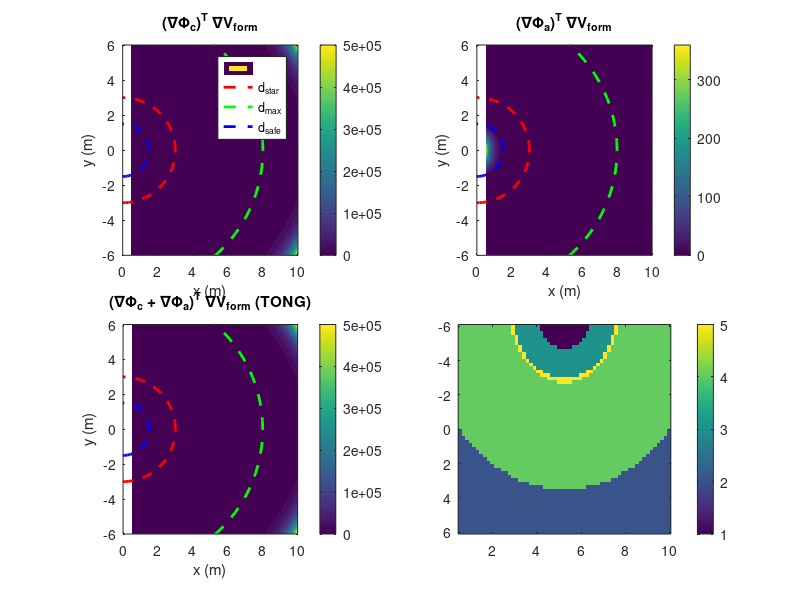

This figure's MATLAB source: (Note: this script raises an error after producing the figure.)
%% VE TICH CHEO GIUA CAC GRADIENT (Tong cac so hang trong V_dot)
% Xet 2 drone, drone 1 tai goc toa do, drone 2 tai (x,y)

clear; clc; close all;

%% THAM SO
d_star = 3.0;       % Khoang cach mong muon
d_max = 8.0;        % Nguong mat lien ket
d_safe = 1.5;       % Nguong va cham
omega = 2.0;        % Do doc sigmoid
alpha_avoid = 1.0;
muy = (1 + d_safe^4) / d_safe^4;

%% KHAO SAT TREN MIEN 2D
x = linspace(0.5, 10, 60);
y = linspace(-6, 6, 60);
[X, Y] = meshgrid(x, y);
d = sqrt(X.^2 + Y.^2);  % Khoang cach giua 2 drone

%% ========================================================================
%  1. TINH GRADIENT CUA TUNG HAM THE (theo vi tri drone 2)
%  ========================================================================
% ∇V = (dV/dd) * (x/d, y/d)

% Formation
dV_form_dd = (d.^2 - d_star^2) .* d;
Fx_form = dV_form_dd .* (X ./ (d + 1e-6));
Fy_form = dV_form_dd .* (Y ./ (d + 1e-6));

% Connectivity
a = 1 ./ (1 + exp(-omega * (d_max - d)));
V_conn = 1 ./ (4 * a + 1e-6);
[~, dV_conn_dd] = gradient(V_conn, d(1,:), d(:,1));
Fx_conn = dV_conn_dd .* (X ./ (d + 1e-6));
Fy_conn = dV_conn_dd .* (Y ./ (d + 1e-6));

% Obstacle
beta_grid = zeros(size(d));
for i = 1:size(d,1)
    for j = 1:size(d,2)
        if d(i,j) < d_safe
            rho = 1;
        else
            rho = 0;
        end
        diff_sq = (d(i,j)^2 - d_safe^2)^2;
        beta_grid(i,j) = (1 - muy * diff_sq / (1 + diff_sq))^rho;
        beta_grid(i,j) = max(beta_grid(i,j), 0);
    end
end
V_avoid = 1 ./ (beta_grid.^alpha_avoid + 1e-6);
[~, dV_avoid_dd] = gradient(V_avoid, d(1,:), d(:,1));
Fx_avoid = dV_avoid_dd .* (X ./ (d + 1e-6));
Fy_avoid = dV_avoid_dd .* (Y ./ (d + 1e-6));

%% ========================================================================
%  2. TINH CAC TICH VO HUONG (cac so hang trong V_dot)
%  ========================================================================
% Gia su v = -∇V_form (vi v_ref = -gradV_form va he thong bam)

% Tich (∇Φ_c)^T ∇V_form
dot_conn_form = Fx_conn .* Fx_form + Fy_conn .* Fy_form;

% Tich (∇Φ_a)^T ∇V_form
dot_avoid_form = Fx_avoid .* Fx_form + Fy_avoid .* Fy_form;

% Tong (∇Φ_c + ∇Φ_a)^T ∇V_form
dot_total = dot_conn_form + dot_avoid_form;

%% ========================================================================
%  3. VE CAC TICH VO HUONG
%  ========================================================================

figure('Position', [100, 100, 1600, 1200]);

% -------------------------------------------------------------------------
%  SUBPLOT 1: (∇Φ_c)^T ∇V_form
% -------------------------------------------------------------------------
subplot(2,2,1);
contourf(X, Y, dot_conn_form, 30, 'LineStyle', 'none');
colorbar;
hold on;
% Ve duong tron d_star, d_max, d_safe
theta = linspace(0, 2*pi, 100);
plot(d_star*cos(theta), d_star*sin(theta), 'r--', 'LineWidth', 2);
plot(d_max*cos(theta), d_max*sin(theta), 'g--', 'LineWidth', 2);
plot(d_safe*cos(theta), d_safe*sin(theta), 'b--', 'LineWidth', 2);
xlabel('x (m)'); ylabel('y (m)');
title('(∇Φ_c)^T ∇V_{form}');
axis equal;
xlim([0, 10]); ylim([-6, 6]);
legend('', 'd_{star}', 'd_{max}', 'd_{safe}', 'Location', 'best');

% -------------------------------------------------------------------------
%  SUBPLOT 2: (∇Φ_a)^T ∇V_form
% -------------------------------------------------------------------------
subplot(2,2,2);
contourf(X, Y, dot_avoid_form, 30, 'LineStyle', 'none');
colorbar;
hold on;
plot(d_star*cos(theta), d_star*sin(theta), 'r--', 'LineWidth', 2);
plot(d_max*cos(theta), d_max*sin(theta), 'g--', 'LineWidth', 2);
plot(d_safe*cos(theta), d_safe*sin(theta), 'b--', 'LineWidth', 2);
xlabel('x (m)'); ylabel('y (m)');
title('(∇Φ_a)^T ∇V_{form}');
axis equal;
xlim([0, 10]); ylim([-6, 6]);

% -------------------------------------------------------------------------
%  SUBPLOT 3: (∇Φ_c + ∇Φ_a)^T ∇V_form (TONG)
% -------------------------------------------------------------------------
subplot(2,2,3);
contourf(X, Y, dot_total, 30, 'LineStyle', 'none');
colorbar;
hold on;
plot(d_star*cos(theta), d_star*sin(theta), 'r--', 'LineWidth', 2);
plot(d_max*cos(theta), d_max*sin(theta), 'g--', 'LineWidth', 2);
plot(d_safe*cos(theta), d_safe*sin(theta), 'b--', 'LineWidth', 2);
xlabel('x (m)'); ylabel('y (m)');
title('(∇Φ_c + ∇Φ_a)^T ∇V_{form} (TONG)');
axis equal;
xlim([0, 10]); ylim([-6, 6]);

% -------------------------------------------------------------------------
%  SUBPLOT 4: PHAN TICH DAU TREN CAC MIEN
% -------------------------------------------------------------------------
subplot(2,2,4);
% Tao ma tran danh dau mien
region = zeros(size(d));
region(d < d_safe) = 1;           % Vung va cham
region(d > d_max) = 2;            % Vung mat lien ket
region(d >= d_safe & d <= d_max & d < d_star) = 3;   % Vung gan (day ra)
region(d >= d_safe & d <= d_max & d >= d_star) = 4;  % Vung xa (keo vao)

% Mien dac biet: d = d_star
region(abs(d - d_star) < 0.1) = 5;

imagesc(x, y, region');
colorbar('Ticks', 1:5, 'TickLabels', {'Va cham', 'Mat lien ket', 'Gan (day)', 'Xa (keo)', 'd_{star}'});
xlabel('x (m)'); ylabel('y (m)');
title('Phan vung mien');
axis xy equal;
xlim([0, 10]); ylim([-6, 6]);

sgtitle('Phan tich cac so hang (∇Φ)^T ∇V_{form}');

%% ========================================================================
%  4. THONG KE DAU TREN CAC MIEN
%  ========================================================================

fprintf('\n========== PHAN TICH DAU CUA (∇Φ_c + ∇Φ_a)^T ∇V_{form} ==========\n');

% Vung 1: d < d_safe (va cham)
idx = d < d_safe;
fprintf('\n1. VUNG VA CHAM (d < %.2f m):\n', d_safe);
fprintf('   - (∇Φ_c)^T ∇V_form: %s\n', sign(mean(dot_conn_form(idx))));
fprintf('   - (∇Φ_a)^T ∇V_form: %s\n', sign(mean(dot_avoid_form(idx))));
fprintf('   - TONG: %s\n', sign(mean(dot_total(idx))));
if mean(dot_total(idx)) > 0
    fprintf('   => TICH DUONG → -k_d * TONG < 0 (TOT)\n');
else
    fprintf('   => TICH AM → -k_d * TONG > 0 (KHONG TOT)\n');
end

% Vung 2: d > d_max (mat lien ket)
idx = d > d_max;
fprintf('\n2. VUNG MAT LIEN KET (d > %.2f m):\n', d_max);
fprintf('   - (∇Φ_c)^T ∇V_form: %s\n', sign(mean(dot_conn_form(idx))));
fprintf('   - (∇Φ_a)^T ∇V_form: %s\n', sign(mean(dot_avoid_form(idx))));
fprintf('   - TONG: %s\n', sign(mean(dot_total(idx))));
if mean(dot_total(idx)) > 0
    fprintf('   => TICH DUONG → -k_d * TONG < 0 (TOT)\n');
else
    fprintf('   => TICH AM → -k_d * TONG > 0 (KHONG TOT)\n');
end

% Vung 3: d_safe < d < d_star
idx = (d > d_safe) & (d < d_star);
fprintf('\n3. VUNG GIUA d_safe VA d_star (%.2f < d < %.2f):\n', d_safe, d_star);
fprintf('   - (∇Φ_c)^T ∇V_form: %s\n', sign(mean(dot_conn_form(idx))));
fprintf('   - (∇Φ_a)^T ∇V_form: %s\n', sign(mean(dot_avoid_form(idx))));
fprintf('   - TONG: %s\n', sign(mean(dot_total(idx))));

% Vung 4: d_star < d < d_max
idx = (d > d_star) & (d < d_max);
fprintf('\n4. VUNG GIUA d_star VA d_max (%.2f < d < %.2f):\n', d_star, d_max);
fprintf('   - (∇Φ_c)^T ∇V_form: %s\n', sign(mean(dot_conn_form(idx))));
fprintf('   - (∇Φ_a)^T ∇V_form: %s\n', sign(mean(dot_avoid_form(idx))));
fprintf('   - TONG: %s\n', sign(mean(dot_total(idx))));

%% ========================================================================
%  5. VE VECTOR FIELD CUA TONG GRADIENT
%  ========================================================================

figure('Position', [100, 100, 800, 600]);

% Lay mau thua de vector khong bi day
step = 4;
Xq = X(1:step:end, 1:step:end);
Yq = Y(1:step:end, 1:step:end);
Fx_total_q = Fx_form(1:step:end, 1:step:end) + Fx_conn(1:step:end, 1:step:end) + Fx_avoid(1:step:end, 1:step:end);
Fy_total_q = Fy_form(1:step:end, 1:step:end) + Fy_conn(1:step:end, 1:step:end) + Fy_avoid(1:step:end, 1:step:end);

quiver(Xq, Yq, Fx_total_q, Fy_total_q, 'b', 'LineWidth', 1);
hold on;
plot(d_star*cos(theta), d_star*sin(theta), 'r-', 'LineWidth', 2);
plot(d_max*cos(theta), d_max*sin(theta), 'g-', 'LineWidth', 2);
plot(d_safe*cos(theta), d_safe*sin(theta), 'm-', 'LineWidth', 2);
xlabel('x (m)'); ylabel('y (m)');
title('Vector field: ∇V_{form} + ∇Φ_c + ∇Φ_a');
legend('Gradient', 'd_{star}', 'd_{max}', 'd_{safe}', 'Location', 'best');
axis equal;
xlim([0, 10]); ylim([-6, 6]);
grid on;
